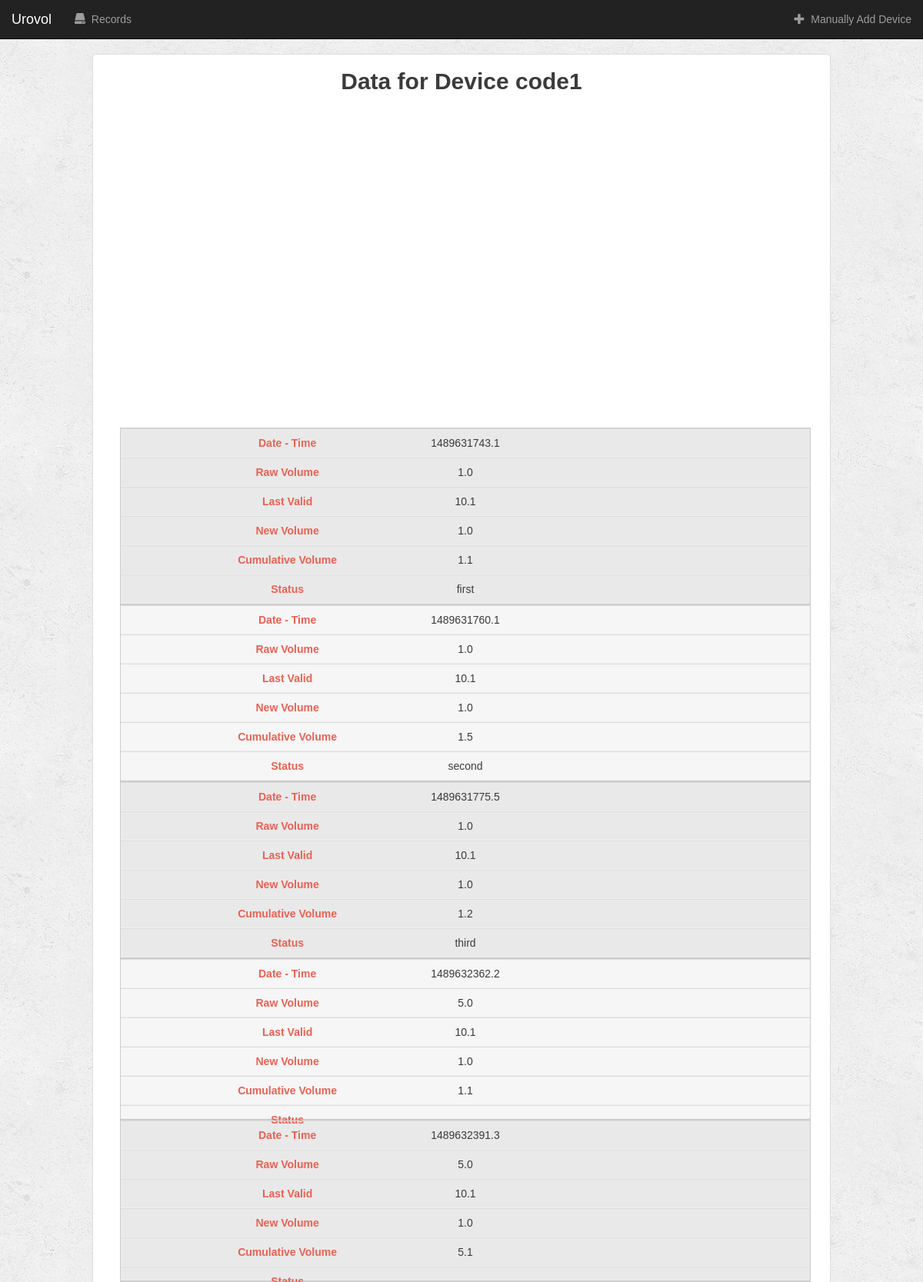
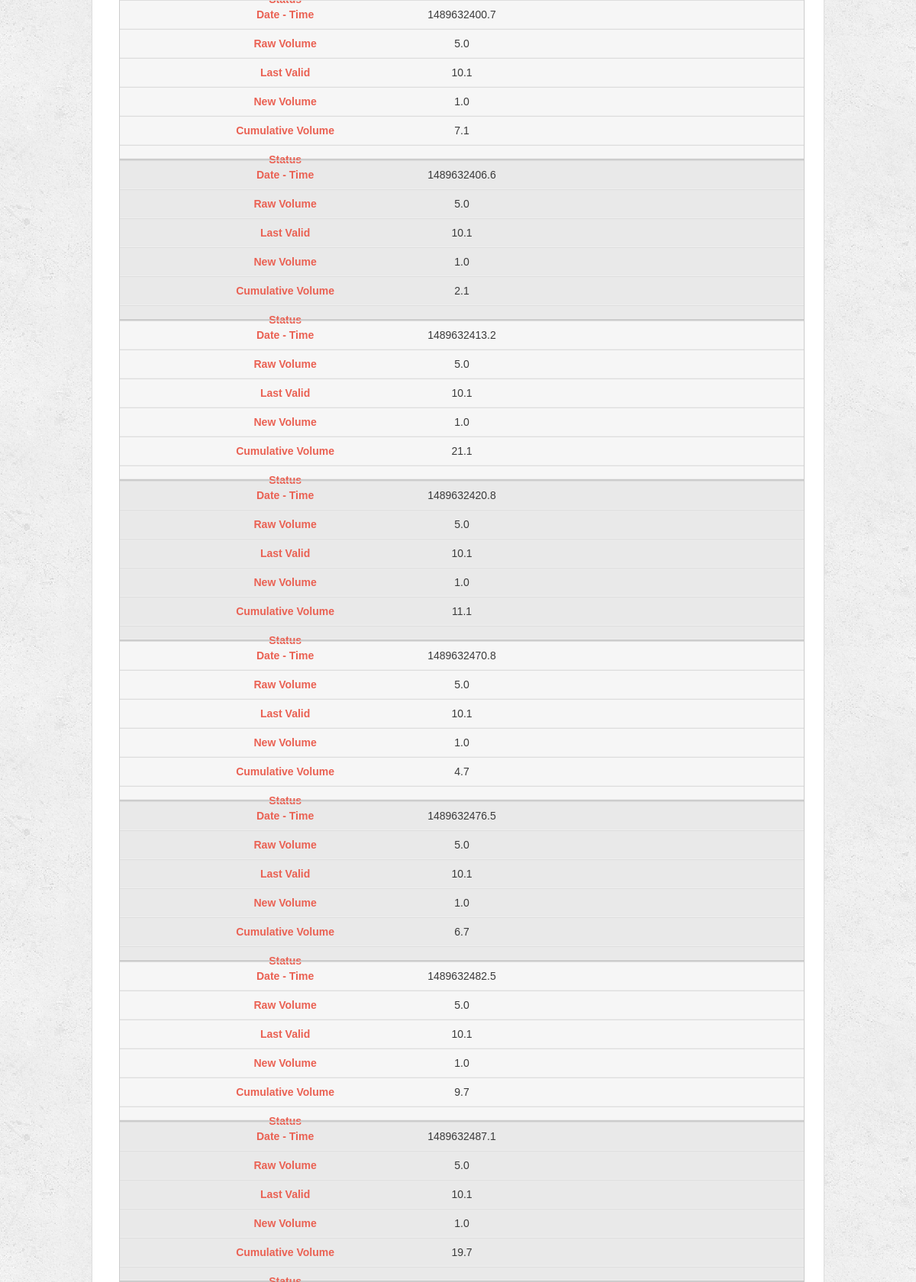
Screenshot of /records/1/ (upper part) with the database file from the repository (2 pictures, top to bottom).
### records/models.py (models this page shows, shortened)
class Pi(models.Model) :
    address = models.CharField(max_length=100)
    code = models.CharField(max_length=100)

class Data(models.Model):
    pi = models.ForeignKey(Pi, on_delete=models.CASCADE)
    date_time = models.DecimalField(max_digits=12, decimal_places=1)
    raw_vol = models.DecimalField(max_digits=5, decimal_places=1)
    las_vol = models.DecimalField(max_digits=5, decimal_places=1)
    new_vol = models.DecimalField(max_digits=5, decimal_places=1)
    cum_vol = models.DecimalField(max_digits=5, decimal_places=1)
    status = models.CharField(max_length=10)

### records/views.py (the view)
# urls.py: url(r'^(?P<pi_id>[0-9]+)/$', views.detail, name='detail'),
def detail(request, pi_id):
    pi = get_object_or_404(Pi, pk=pi_id)
    return render(request, 'records/detail.html',{'pi': pi})

### records/templates/records/detail.html (shortened to what this page needs)
{% extends 'records/base.html' %}
{% block head %}
  {% load staticfiles %}
  <link rel="stylesheet" href="{% static 'records/reset.css' %}">
  <link rel="stylesheet" href="{% static 'records/style_detail.css' %}">
{% endblock %}
{% block body %}
<div class="container-fluid songs-container">
    <div class="row">
        <div class="col-sm-12 col-md-12 divalign2">
            <div class="panel panel-default">
                <div class="panel-body">
                    <div id="datatableheader">Data for Device {{pi.code}}</div>
                    <div id="container" style="height: 400px; min-width: 310px">
                    </div>
                    <section>
                            <table cellpadding="0" cellspacing="0" border="0" class = "table">
                              <tbody>
                                 {% for data in pi.data_set.all %}
                                <tr>
                                    <td>
                                        {{ data.date_time }}
                                    </td>
                                    <td>
                                        {{ data.raw_vol }}
                                    </td>
                                    <td>
                                        {{ data.las_vol }}
                                    </td>
                                    <td>
                                        {{ data.new_vol }}
                                    </td>
                                    <td>
                                        {{ data.cum_vol }}
                                    </td>
                                    <td>
                                        {{ data.status }}
                                    </td>
                                </tr>
                            {% endfor %}
                        </tbody>
                            </table>
                    </section>
                </div>
            </div>
        </div>
    </div>
</div>
{% endblock %}

### records/templates/records/base.html (shortened to what this page needs)
<!DOCTYPE html>
<html lang="en">
<head>
    {% load staticfiles %}
    <link rel="stylesheet" href="https://maxcdn.bootstrapcdn.com/bootstrap/3.3.6/css/bootstrap.min.css"/>
    <link rel="stylesheet" type="text/css" href="{% static 'records/style.css' %}"/>
    {% block head %}
    {% endblock %}
</head>
<body>
    <nav class="navbar navbar-inverse navbar-fixed-top">
    <div class="container-fluid">
        <div class="navbar-header">
            <a class="navbar-brand" href="/">
                Urovol
            </a>
        </div>
        <div class="collapse navbar-collapse" id="topNavBar">
            <ul class="nav navbar-nav">
                <li class="">
                    <a href="{% url 'records:index' %}">
                        <span class="glyphicon glyphicon-hdd" aria-hidden="true"></span>&nbsp;
                        Records
                    </a>
                </li>
            </ul>
            <ul class="nav navbar-nav navbar-right">
                <li class="">
                    <a href="{% url 'records:pi-add' %}">
                        <span class="glyphicon glyphicon-plus" aria-hidden="true"></span>&nbsp;
                        Manually Add Device
                    </a>
                </li>
            </ul>
        </div>
    </div>
</nav>
    {% block body %}
    {% endblock %}
</body>
</html>

### records/static/records/style.css (style rules this page uses)
body { background: white url(images/background.png); height: 1000px; }
.navbar { border-radius: 0; }
.divalign2 { position: relative; min-height: 1px; padding-right: 10%; padding-left: 10%; padding-top: 70px; }

### records/static/records/style_detail.css (style rules this page uses)
table { width:100%; table-layout: fixed; }
#datatableheader { font-size: 30px; font-weight: bold; text-align: center; margin-top: 10px; }
td { padding: 10px; text-align: center; vertical-align:middle; font-weight: 300; font-size: 14px; line-height: 20px; font-weight: 400; color: #3b3b3b; border-bottom: solid 1px rgba(255,255,255,0.1); }
tr:nth-of-type(even) { background: #f6f6f6; }
tr:nth-of-type(odd) { background: #e9e9e9 }
body { background: #2b2b2b; font-family: Arial; font-size: 14px; line-height: 20px; font-weight: 400; color: #3b3b3b; -webkit-font-smoothing: antialiased; font-smoothing: antialiased; background: #2b2b2b; background: white url(images/background.png); }
section { margin: 20px 10px 10px 20px; }
@media only screen and (max-width: 760px),
(min-device-width: 768px) and (max-device-width: 1024px) { table, thead, tbody, th, td, tr { display: block; } }
@media only screen and (max-width: 760px),
(min-device-width: 768px) and (max-device-width: 1024px) { tr { border: 1px solid #ccc; } }
@media only screen and (max-width: 760px),
(min-device-width: 768px) and (max-device-width: 1024px) { td { border: none; border-bottom: 1px solid #eee; position: relative; padding-left: 50%; font-size: 14px; } }
@media only screen and (max-width: 760px),
(min-device-width: 768px) and (max-device-width: 1024px) { td:before { position: absolute; color: #ea6153; font-weight: bold; font-size: 14px; left: 20px; width: 45%; padding-right: 10px; white-space: nowrap; } }
@media only screen and (max-width: 760px),
(min-device-width: 768px) and (max-device-width: 1024px) { tr:nth-of-type(even) { background: #f6f6f6; } }
@media only screen and (max-width: 760px),
(min-device-width: 768px) and (max-device-width: 1024px) { tr:nth-of-type(odd) { background: #e9e9e9 } }
@media only screen and (max-width: 760px),
(min-device-width: 768px) and (max-device-width: 1024px) { td:nth-of-type(1):before { content: "Date - Time"; } }
@media only screen and (max-width: 760px),
(min-device-width: 768px) and (max-device-width: 1024px) { td:nth-of-type(2):before { content: "Raw Volume"; } }
@media only screen and (max-width: 760px),
(min-device-width: 768px) and (max-device-width: 1024px) { td:nth-of-type(3):before { content: "Last Valid"; } }
@media only screen and (max-width: 760px),
(min-device-width: 768px) and (max-device-width: 1024px) { td:nth-of-type(4):before { content: "New Volume"; } }
@media only screen and (max-width: 760px),
(min-device-width: 768px) and (max-device-width: 1024px) { td:nth-of-type(5):before { content: "Cumulative Volume"; } }
@media only screen and (max-width: 760px),
(min-device-width: 768px) and (max-device-width: 1024px) { td:nth-of-type(6):before { content: "Status"; } }

### rows the page displays
Pi: code "code1"
Data: date_time "1489631743.1", raw_vol "1.0", las_vol "10.1", new_vol "1.0", cum_vol "1.1", status "first"
Data: date_time "1489631760.1", raw_vol "1.0", las_vol "10.1", new_vol "1.0", cum_vol "1.5", status "second"
Data: date_time "1489631775.5", raw_vol "1.0", las_vol "10.1", new_vol "1.0", cum_vol "1.2", status "third"
Data: date_time "1489632362.2", raw_vol "5.0", las_vol "10.1", new_vol "1.0", cum_vol "1.1"
Data: date_time "1489632391.3", raw_vol "5.0", las_vol "10.1", new_vol "1.0", cum_vol "5.1"
Data: date_time "1489632400.7", raw_vol "5.0", las_vol "10.1", new_vol "1.0", cum_vol "7.1"
Data: date_time "1489632406.6", raw_vol "5.0", las_vol "10.1", new_vol "1.0", cum_vol "2.1"
Data: date_time "1489632413.2", raw_vol "5.0", las_vol "10.1", new_vol "1.0", cum_vol "21.1"
Data: date_time "1489632420.8", raw_vol "5.0", las_vol "10.1", new_vol "1.0", cum_vol "11.1"
Data: date_time "1489632470.8", raw_vol "5.0", las_vol "10.1", new_vol "1.0", cum_vol "4.7"
Data: date_time "1489632476.5", raw_vol "5.0", las_vol "10.1", new_vol "1.0", cum_vol "6.7"
Data: date_time "1489632482.5", raw_vol "5.0", las_vol "10.1", new_vol "1.0", cum_vol "9.7"
Data: date_time "1489632487.1", raw_vol "5.0", las_vol "10.1", new_vol "1.0", cum_vol "19.7"
